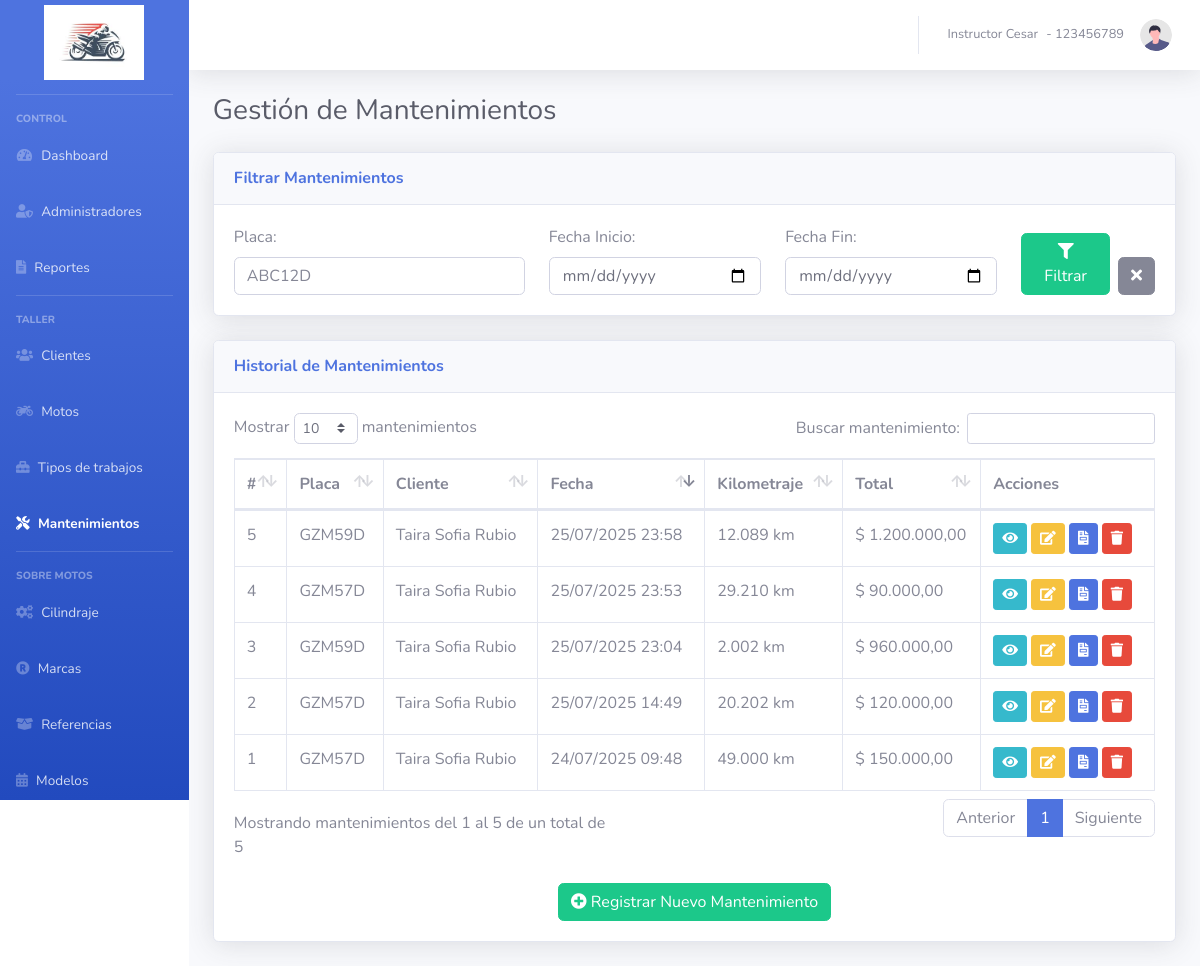
/administrador/taller/mantenimientos.php (signed in), run on the app's committed database.
### tables this page shows
CREATE TABLE `mantenimientos` (
  `id_mantenimientos` int(11) NOT NULL,
  `fecha_realizo` datetime NOT NULL,
  `kilometraje` bigint(7) NOT NULL,
  `total` decimal(10,0) NOT NULL,
  `observaciones_entrada` varchar(500) NOT NULL,
  `observaciones_salida` varchar(500) NOT NULL,
  `id_placa` varchar(7) NOT NULL
);

CREATE TABLE `clientes` (
  `id_documento_cli` bigint(11) NOT NULL,
  `nombre` text NOT NULL,
  `telefono` bigint(11) NOT NULL,
  `email` varchar(100) NOT NULL,
  `direccion` varchar(100) NOT NULL,
  `fecha_ingreso` datetime NOT NULL,
  `fecha_creacion` timestamp NOT NULL DEFAULT current_timestamp()
);

### administrador/taller/mantenimientos.php (the view, shortened to what this page needs)
<?php
include '../header.php';
$conexion = new mysqli('localhost', 'root', '', 'taller_motos');
$filtro_placa = $_GET['filtro_placa'] ?? '';
$filtro_inicio = $_GET['filtro_inicio'] ?? '';
$filtro_fin = $_GET['filtro_fin'] ?? '';
$sql = "SELECT m.*, c.nombre AS nombre_cliente FROM mantenimientos m
        JOIN motos mo ON m.id_placa = mo.id_placa
        JOIN clientes c ON mo.id_documento_cli = c.id_documento_cli";
$sql .= " ORDER BY m.fecha_realizo DESC";
$stmt = $conexion->prepare($sql);
$stmt->execute();
$resultado = $stmt->get_result();
?>
<div class="container-fluid">
    <h1 class="h3 mb-4 text-gray-800">Gestión de Mantenimientos</h1>
    <div class="card shadow mb-4">
        <div class="card-header py-3"><h6 class="m-0 font-weight-bold text-primary">Filtrar Mantenimientos</h6></div>
        <div class="card-body">
            <form id="formFiltros" method="GET" action="mantenimientos.php">
                <div class="row">
                    <div class="col-md-4"><label>Placa:</label><input type="text" name="filtro_placa" class="form-control" placeholder="ABC12D" value="<?php echo htmlspecialchars($filtro_placa); ?>"></div>
                    <div class="col-md-3"><label>Fecha Inicio:</label><input type="date" name="filtro_inicio" class="form-control" value="<?php echo htmlspecialchars($filtro_inicio); ?>"></div>
                    <div class="col-md-3"><label>Fecha Fin:</label><input type="date" name="filtro_fin" class="form-control" value="<?php echo htmlspecialchars($filtro_fin); ?>"></div>
                    <div class="col-md-2 d-flex align-items-end"><button type="submit" class="btn btn-success"><i class="fas fa-filter"></i> Filtrar</button><a href="mantenimientos.php" class="btn btn-secondary ml-2"><i class="fas fa-times"></i></a></div>
                </div>
            </form>
        </div>
    </div>
    <div class="card shadow mb-4">
        <div class="card-header py-3"><h6 class="m-0 font-weight-bold text-primary">Historial de Mantenimientos</h6></div>
        <div class="card-body">
            <div class="table-responsive">
                <table class="table table-bordered" id="dataTableMantenimientos" width="100%" cellspacing="0">
                    <thead><tr><th>#</th><th>Placa</th><th>Cliente</th><th>Fecha</th><th>Kilometraje</th><th>Total</th><th>Acciones</th></tr></thead>
                    <tbody>
                        <?php while($row = $resultado->fetch_assoc()): ?>
                        <tr data-obs-entrada="<?php echo htmlspecialchars($row['observaciones_entrada']); ?>" data-obs-salida="<?php echo htmlspecialchars($row['observaciones_salida']); ?>">
                            <td><?php echo $row['id_mantenimientos']; ?></td>
                            <td><?php echo htmlspecialchars($row['id_placa']); ?></td>
                            <td><?php echo htmlspecialchars($row['nombre_cliente']); ?></td>
                            <td><?php echo date('d/m/Y H:i', strtotime($row['fecha_realizo'])); ?></td>
                            <td><?php echo number_format($row['kilometraje'], 0, ',', '.'); ?> km</td>
                            <td>$ <?php echo number_format($row['total'], 2, ',', '.'); ?></td>
                            <td>
                                <button type="button" class="btn btn-info btn-sm btn-ver-detalles" data-id="<?php echo $row['id_mantenimientos']; ?>" title="Ver Detalles"><i class="fas fa-eye"></i></button>
                                <button type="button" class="btn btn-warning btn-sm btn-editar" data-id="<?php echo $row['id_mantenimientos']; ?>" title="Editar Mantenimiento"><i class="fas fa-edit"></i></button>
                                <a href="../facturas/factura.php?id=<?php echo $row['id_mantenimientos']; ?>" class="btn btn-primary btn-sm" title="Ver Factura" target="_blank"><i class="fas fa-file-invoice"></i></a>
                                <button type="button" class="btn btn-danger btn-sm btn-eliminar" data-id="<?php echo $row['id_mantenimientos']; ?>" title="Eliminar"><i class="fas fa-trash"></i></button>
                            </td>
                        </tr>
                        <?php endwhile; ?>
                    </tbody>
                </table>
                <div class="text-center mt-4"><button type="button" class="btn btn-success" data-toggle="modal" data-target="#modalAgregarMantenimiento"><i class="fas fa-plus-circle"></i> Registrar Nuevo Mantenimiento</button></div>
            </div>
        </div>
    </div>
</div>
<?php include '../scripts.php'; $stmt->close(); $conexion->close(); ?>

### data on the page
mantenimientos: id_mantenimientos "5", id_placa "GZM59D", clientes.nombre "Taira Sofia Rubio", fecha_realizo "25/07/2025 23:58", kilometraje "12.089", total "1.200.000,00"
mantenimientos: id_mantenimientos "4", id_placa "GZM57D", clientes.nombre "Taira Sofia Rubio", fecha_realizo "25/07/2025 23:53", kilometraje "29.210", total "90.000,00"
mantenimientos: id_mantenimientos "3", id_placa "GZM59D", clientes.nombre "Taira Sofia Rubio", fecha_realizo "25/07/2025 23:04", kilometraje "2.002", total "960.000,00"
mantenimientos: id_mantenimientos "2", id_placa "GZM57D", clientes.nombre "Taira Sofia Rubio", fecha_realizo "25/07/2025 14:49", kilometraje "20.202", total "120.000,00"
mantenimientos: id_mantenimientos "1", id_placa "GZM57D", clientes.nombre "Taira Sofia Rubio", fecha_realizo "24/07/2025 09:48", kilometraje "49.000", total "150.000,00"

### other printed values
$nombre_administrador "Instructor Cesar"
$documento_administrador "123456789"
